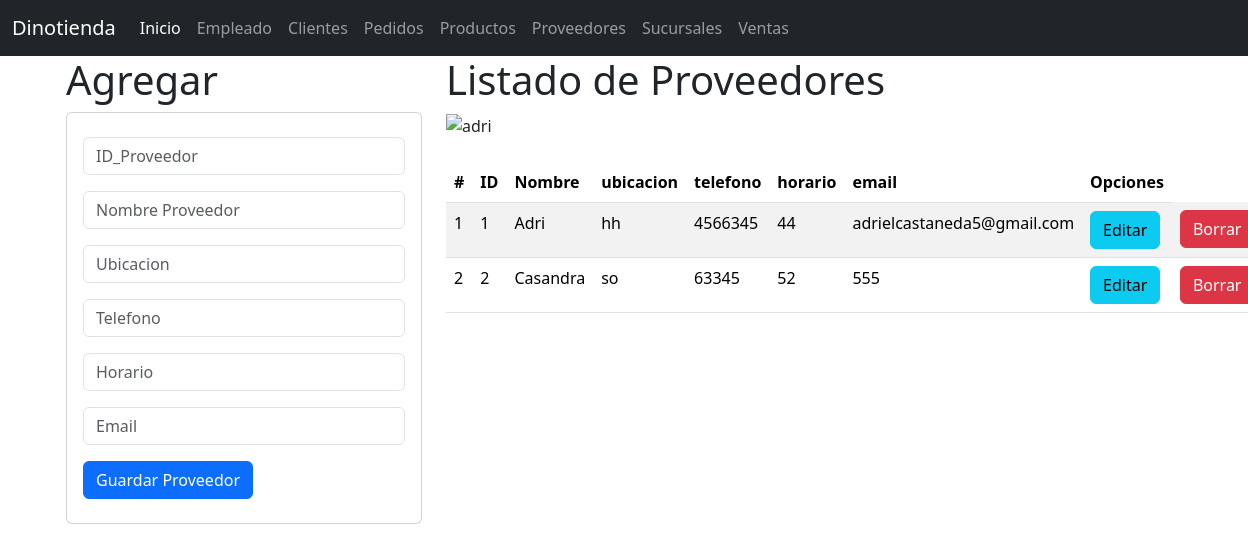
/proveedores, run on the app's committed database.
### proveedores_app/models.py (models this page shows, shortened)
class Proveedores(models.Model):
    id_prov=models.CharField(primary_key=True,max_length=50)
    nombre=models.CharField(max_length=30)
    ubicacion=models.CharField(max_length=30)
    telefono=models.CharField(max_length=20)
    hora=models.CharField(max_length=20)
    email=models.CharField(max_length=50)

### proveedores_app/views.py (the view)
# urls.py: path("proveedores",views.inicio_vistaProveedores,name="proveedores"),
def inicio_vistaProveedores(request):
    losproveedores=Proveedores.objects.all()
    return render(request,"gestionarProveedores.html",{'misproveedores':losproveedores})

### proveedores_app/templates/gestionarProveedores.html
{% extends "base.html" %}
{% load static %}
{% block cuerpo %}
  <div class="row">
   <div class="col-sm-12 col-md-4 col-lg-4 col-xl-4">
     <h1>Agregar</h1>
     <div class="card">
      <div class="card-body">
        <form action="registrarProveedores/" method="POST">{% csrf_token %}
          <div class="form-group py-2">
            <input type="text" id="txtid" name="txtid" class="form-control"
            placeholder="ID_Proveedor" minlength="1"  maxlength="6" required>
          </div>
          <div class="form-group py-2">
            <input type="text" id="txtnombre" name="txtnombre" class="form-control"
            placeholder="Nombre Proveedor" minlength="1"  maxlength="100" required>
          </div>
          <div class="form-group py-2">
            <input type="text" id="txtubi" name="txtubi" class="form-control"
            placeholder="Ubicacion" minlength="1" maxlength="100"  equired>
          </div>
          <div class="form-group py-2">
            <input type="text" id="txttel" name="txttel" class="form-control"
            placeholder="Telefono" minlength="1" maxlength="100"  equired>
          </div>
          <div class="form-group py-2">
            <input type="text" id="txthora" name="txthora" class="form-control"
            placeholder="Horario" minlength="1" maxlength="100"  equired>
          </div>
          <div class="form-group py-2">
            <input type="text" id="txtemail" name="txtemail" class="form-control"
            placeholder="Email" minlength="1" maxlength="100"  equired>
          </div>
          <div class="form-group py-2">
            <button type="submit" class="btn btn-primary">Guardar Proveedor</button>
          </div>
        </form>
      </div>
    </div>
   </div>
  <div class="col-sm-12 col-md-8 col-lg-8 col-xl-8">
    <h1>Listado de Proveedores</h1>
    <img class="w-50" src="{% static 'img/prov.png '%}" alt="adri" width="400" height="300">
    <br>
    <br>
    <table class="table table-striped">
        <thead>
          <tr>
            <th scope="col">#</th>
            <th scope="col">ID</th>
            <th scope="col">Nombre</th>
            <th scope="col">ubicacion</th>
            <th scope="col">telefono</th>
            <th scope="col">horario</th>
            <th scope="col">email</th>
            <th>Opciones</th>
          </tr>
        </thead>
        <tbody>
          {% for m in misproveedores %}
          <tr>
            <td> {{forloop.counter}} </td>
            <td> {{m.id_prov}} </td>
            <td> {{m.nombre}} </td>
            <td> {{m.ubicacion}} </td>
            <td> {{m.telefono}} </td>
            <td> {{m.hora}} </td>
            <td> {{m.email}} </td>
            <td><a href="seleccionarProveedores/{{m.id_prov}}" class="btn btn-info">Editar</a></td>
            <td><a href="borrarProveedores/{{m.id_prov}}" class="btn btn-danger">Borrar</a></td>
          </tr>
          {% endfor %}
        </tbody>
      </table>
  </div>
</div>
{% endblock %}

### data on the page
Proveedores: id_prov "1", nombre "Adri", ubicacion "hh", telefono "4566345", hora "44", email "adrielcastaneda5@gmail.com"
Proveedores: id_prov "2", nombre "Casandra", ubicacion "so", telefono "63345", hora "52", email "555"
